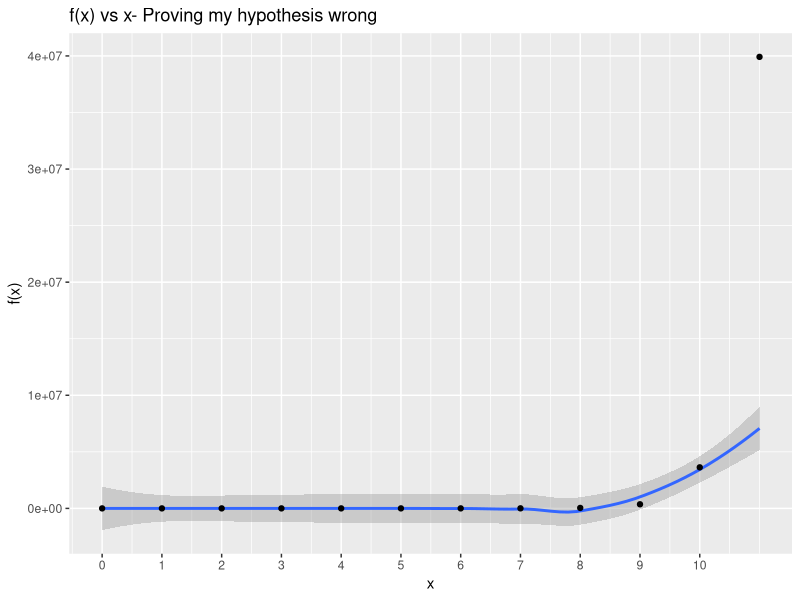
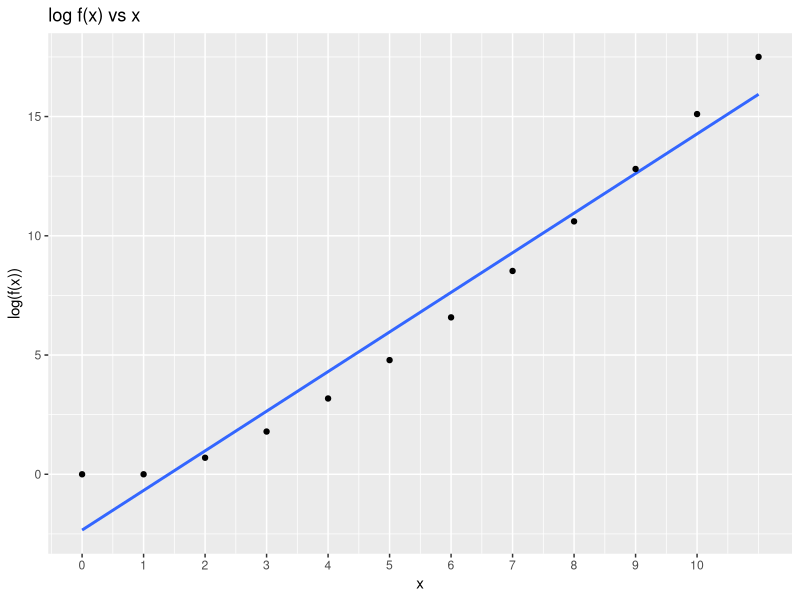

Source code (R) for these figures, in order:
library(ggplot2)

num <- c(0, 1, 2, 3, 4, 5, 6, 7, 8, 9, 10, 11)
value <- factorial(num)
data <- data.frame(num, value)

data$logvalue <- log(data$value)

exponentialModel <- lm(data$logvalue ~ data$num)

typevalues <- seq(0, 10, 0.1)
logtimeExponential <- exp(predict(exponentialModel, list(num = typevalues)))
timeExponential <- predict(exponentialModel, list(num = typevalues))

b <- ggplot()
b <- b + geom_smooth(mapping = aes(x = data$num, y = logtimeExponential)) 
b <- b + geom_point(mapping = aes(x = data$num, y = data$value)) 
b <- b + labs(title = "f(x) vs x- Proving my hypothesis wrong", x = "x", y = "f(x)")
b + scale_x_continuous(breaks=seq(0,10,1))

c <- ggplot()
c <- c + geom_smooth(mapping = aes(x = data$num, y = timeExponential)) 
c <- c + geom_point(mapping = aes(x = data$num, y = data$logvalue))
c <- c + labs(title = "log f(x) vs x", x = "x", y = "log(f(x))")
c + scale_x_continuous(breaks=seq(0,10,1))